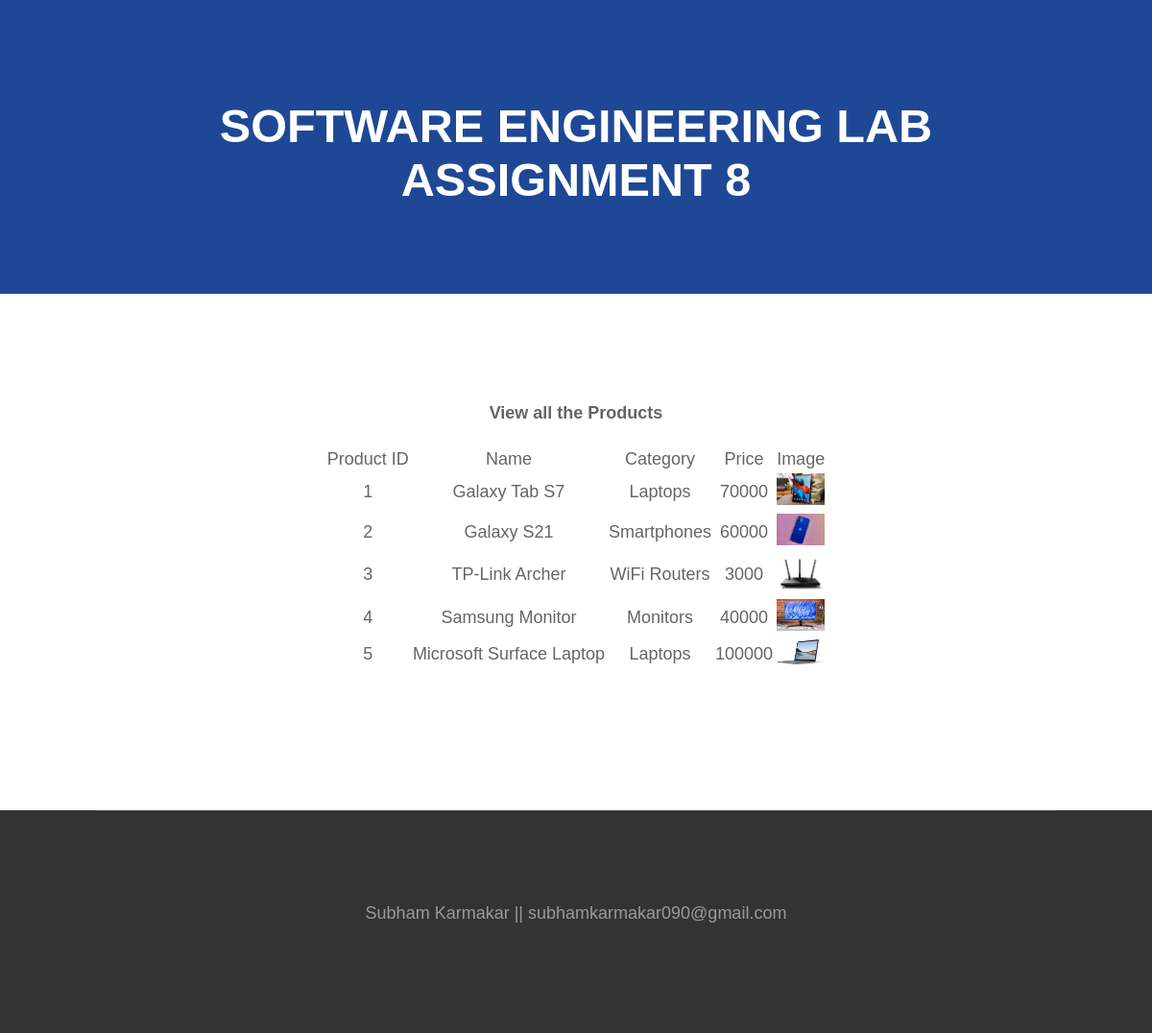
/Assignment_8/Client/view_products.php, run on the app's committed database.
### tables this page shows
CREATE TABLE `Products` (
  `P_ID` int(11) NOT NULL,
  `C_ID` int(11) NOT NULL,
  `Name` varchar(50) NOT NULL,
  `Price` int(50) NOT NULL,
  `Image` varchar(100) NOT NULL
);

CREATE TABLE `Categories` (
  `C_ID` int(11) NOT NULL,
  `Name` varchar(50) NOT NULL,
  `Status` varchar(50) NOT NULL DEFAULT 'Active'
);

### Assignment_8/Client/view_products.php (the view)
<!DOCTYPE html>
<html lang="en">
<?php
	include "./Components/Shared/header.php";
	include "./Components/db_connection.php";
	$query_2 = "SELECT * FROM Products;";
	$result = mysqli_query($connection, $query_2);
?>
<body>
	<div id="wrapper">
		<div id="banner">
			<div class="container">
				<div class="title">
					<h2>SOFTWARE ENGINEERING LAB</h2>
					<h2>ASSIGNMENT 8</h2>
				</div>
			</div>
		</div>
		<div id="page" class="container">
			<div class="title">
				<h4>View all the Products</h4>
				<table style="margin: auto;">
					<tr>
						<td>Product ID</td>
						<td>Name</td>
						<td>Category</td>
						<td>Price</td>
						<td>Image</td>
					</tr>
					<?php while ($fetch = mysqli_fetch_object($result)) { ?>
					<tr>
						<td>
							<?php echo $fetch->P_ID; ?>
						</td>
						<td>
							<?php echo $fetch->Name; ?>
						</td>
						<td>
							<?php
								$query_3 = "SELECT Name FROM Categories WHERE C_ID = $fetch->C_ID;";
								$result_2 = mysqli_query($connection, $query_3);
								$fetch_2 = mysqli_fetch_object($result_2);
								echo $fetch_2->Name;
							?>
						</td>
						<td>
							<?php echo $fetch->Price; ?>
						</td>
						<td>
						<img src="../Server/Product_Images/<?php echo $fetch->Image; ?>" alt="Profile Picture" style="max-width: 50px; max-height: 50px;" />
						</td>
					</tr>
					<?php } ?>
				</table>
			</div>
		</div>
	</div>
	<?php include "./Components/Shared/footer.php" ?>
</body>
</html>

### Assignment_8/Client/Components/Shared/header.php (shortened to what this page needs)
<head>
	<link rel="stylesheet" type="text/css" href="./CSS/main.css" />
</head>

### Assignment_8/Client/Components/Shared/footer.php
<div id="copyright" class="container">
    <p>Subham Karmakar || subhamkarmakar090@gmail.com</p>
</div>

### Assignment_8/Client/CSS/main.css (style rules this page uses)
html, body { height: 100%; }
body { margin: 0px; padding: 0px; background: #333333; font-family: Verdana, Geneva, Tahoma, sans-serif; font-size: 11pt; font-weight: 300; color: #656565; }
h1, h2, h3 { margin: 0; padding: 0; font-weight: 700; color: #2B3F48; }
p, ol, ul { margin-top: 0; }
p { line-height: 180%; }
.container { overflow: hidden; margin: 0em auto; width: 1000px; font-size: 18px; }
.title { margin-bottom: 3em; }
.title h2 { text-transform: uppercase; font-size: 2.7em; }
#wrapper { background: #FFF; }
#banner { overflow: hidden; padding: 7em 0em 5em 0em; background: #1e4896; background-size: cover; text-align: center; color: rgba(255,255,255,.8); }
#banner .title { margin-bottom: 1em; text-transform: uppercase !important; }
#banner .title h2 { color: #FFF; }
#page { padding: 5em 0em; text-align: center; }
#copyright { overflow: hidden; padding: 5em 0em; border-top: 1px solid rgba(255,255,255,0.08); }
#copyright p { text-align: center; font-size: 1em; color: rgba(255,255,255,0.5); }

### data on the page
products: P_ID "1", Name "Galaxy Tab S7", C_ID.Name "Laptops", Price "70000", Image (picture)
products: P_ID "2", Name "Galaxy S21", C_ID.Name "Smartphones", Price "60000", Image (picture)
products: P_ID "3", Name "TP-Link Archer", C_ID.Name "WiFi Routers", Price "3000", Image (picture)
products: P_ID "4", Name "Samsung Monitor", C_ID.Name "Monitors", Price "40000", Image (picture)
products: P_ID "5", Name "Microsoft Surface Laptop", C_ID.Name "Laptops", Price "100000", Image (picture)
